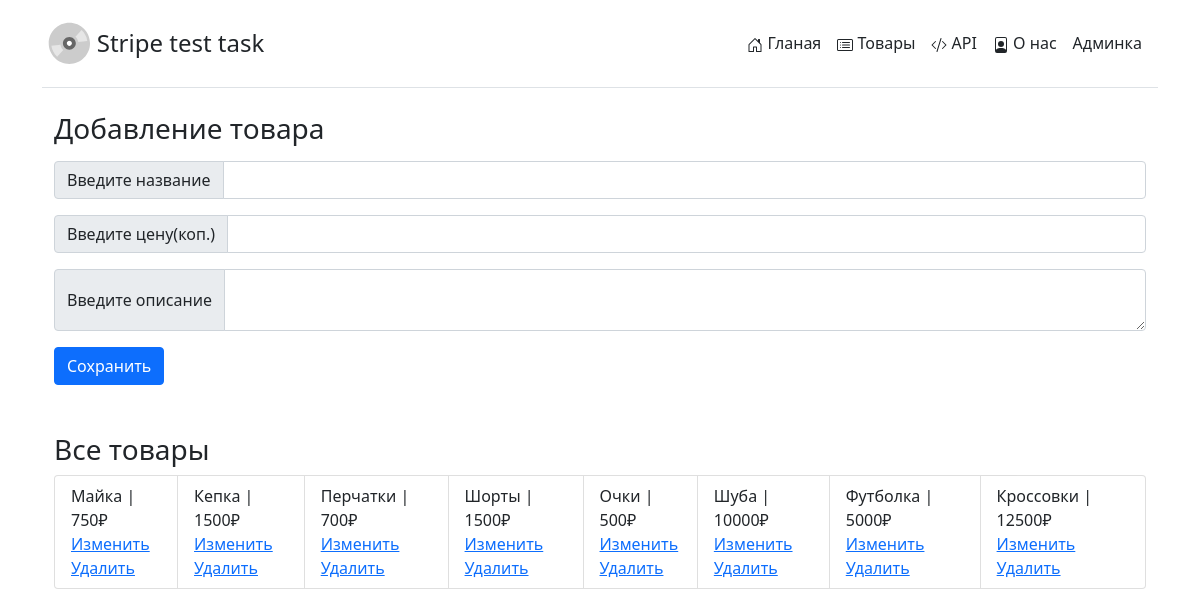
/api, run on the app's committed database.
### app/models.py (models this page shows, shortened)
class Item(models.Model):
    name = models.CharField('Название', max_length=100)
    description = models.TextField('Описание')
    price = models.IntegerField('Цена(коп.)',default=0)
    def normalize_price(self):
        return "{0:.0f}".format(self.price / 100)
    normalize_price.short_description = 'Цена(руб.)'

### app/views.py (the view)
# urls.py: path('api', views.api, name='api'),
def api(request):
    items = Item.objects.order_by('-id')
    return render(request, "api.html", {'items':items})

### templates/api.html (shortened to what this page needs)
{% extends 'base.html' %}
{% block content %}
<h3>Добавление товара</h3>
<form method="POST" action="create/">
    <div class="input-group mb-3 mt-3">
        <span class="input-group-text">Введите название</span>
        <input type="text" name="name" class="form-control">
    </div>
    <div class="input-group mb-3">
        <span class="input-group-text">Введите цену(коп.)</span>
        <input type="number" name="price" class="form-control">
    </div>
    <div class="input-group mb-3">
        <span class="input-group-text">Введите описание</span>
        <textarea type="text" name="description" class="form-control"></textarea>
    </div>
    <button type="submit" class="btn btn-primary mb-5">Сохранить</button>
</form>
<h3>Все товары</h3>
{% if items %}
    <ul class="list-group list-group-horizontal">
    {% for i in items %}
        <li class="list-group-item">{{ i.name }} | {{ i.normalize_price }}₽<br> <a href="edit/{{i.id}}">Изменить</a><br><a href="delete/{{i.id}}">Удалить</a></li>
    {% endfor %}
    </ul>
{% else %}
    <p>Товаров нет :(</p>
{% endif %}
{% endblock %}

### data on the page
Item: name "Майка", normalize_price "750"
Item: name "Кепка", normalize_price "1500"
Item: name "Перчатки", normalize_price "700"
Item: name "Шорты", normalize_price "1500"
Item: name "Очки", normalize_price "500"
Item: name "Шуба", normalize_price "10000"
Item: name "Футболка", normalize_price "5000"
Item: name "Кроссовки", normalize_price "12500"
